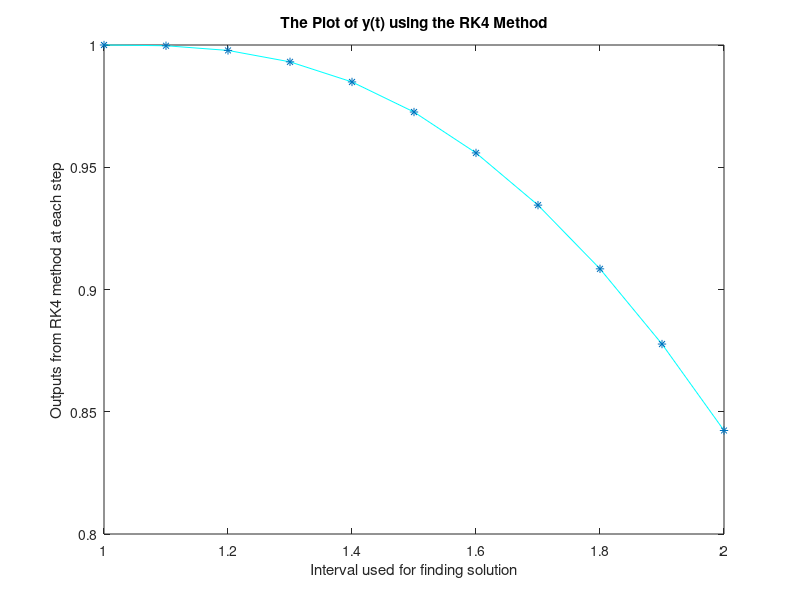
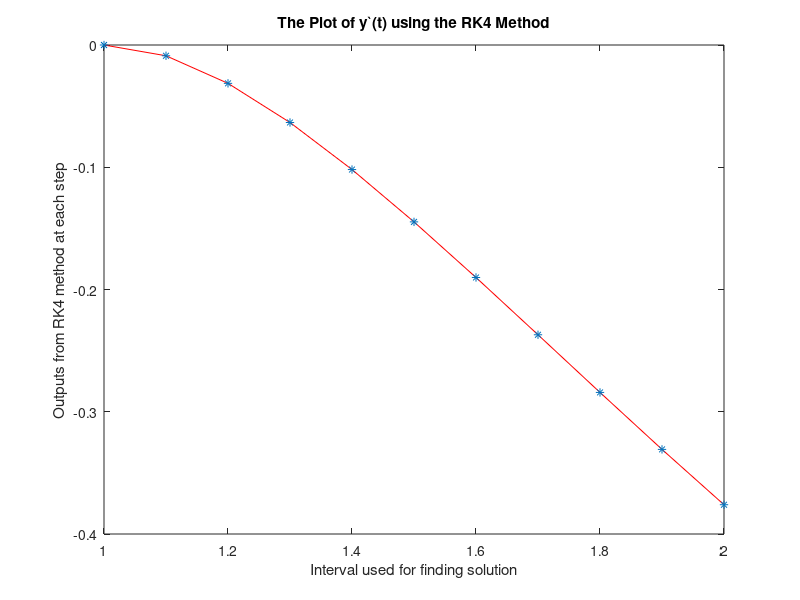

These charts were generated, in order, by the following MATLAB code:
%%
% Problem 
% Solve the ODE, y''(t) = -y'(t)/t- (t^2-1)/t * y(t) 
% With the initial condition that y(1) = 1, y'(1) = 0
% on the interval [1 , 2]
% h = 0.1
%
% b. RK4 
clear all
close all
h = 0.1; % stepsize
t = 1:h:2; % interval
y = zeros(1, length(t));
p = zeros(1, length(t));
f1 = @(t , y , p) p;
f2 = @(t , y , p) -p./t - (t.^2-1)./(t.^2)*y;
y(1) = 1;
p(1) = 0;

for i = 1:(length(t)-1);
    k1 = h * f1(t(i)        , y(i)         , p(i)        );
    l1 = h * f2(t(i)        , y(i)         , p(i)        );
    k2 = h * f1(t(i) + .5*h , y(i) + .5*k1 , p(i) + .5*l1);
    l2 = h * f2(t(i) + .5*h , y(i) + .5*k1 , p(i) + .5*l1);
    k3 = h * f1(t(i) + .5*h , y(i) + .5*k2 , p(i) + .5*l2);
    l3 = h * f2(t(i) + .5*h , y(i) + .5*k2 , p(i) + .5*l2);
    k4 = h * f1(t(i) +    h , y(i) +    k3 , p(i) +    l3);
    l4 = h * f2(t(i) +    h , y(i) +    k3 , p(i) +    l3);
    
    y(i+1) = y(i) + (k1 + 2*k2 + 2*k3 + k4)/6;
    p(i+1) = p(i) + (l1 + 2*l2 + 2*l3 + l4)/6;
end
y
p
x = linspace(1,2);
figure  
plot(t , y, '-c', t , y, '*')
title('The Plot of y(t) using the RK4 Method')
xlabel('Interval used for finding solution')
ylabel('Outputs from RK4 method at each step')
figure
plot(t , p , '-r', t , p, '*')
title('The Plot of y`(t) using the RK4 Method')
xlabel('Interval used for finding solution')
ylabel('Outputs from RK4 method at each step')